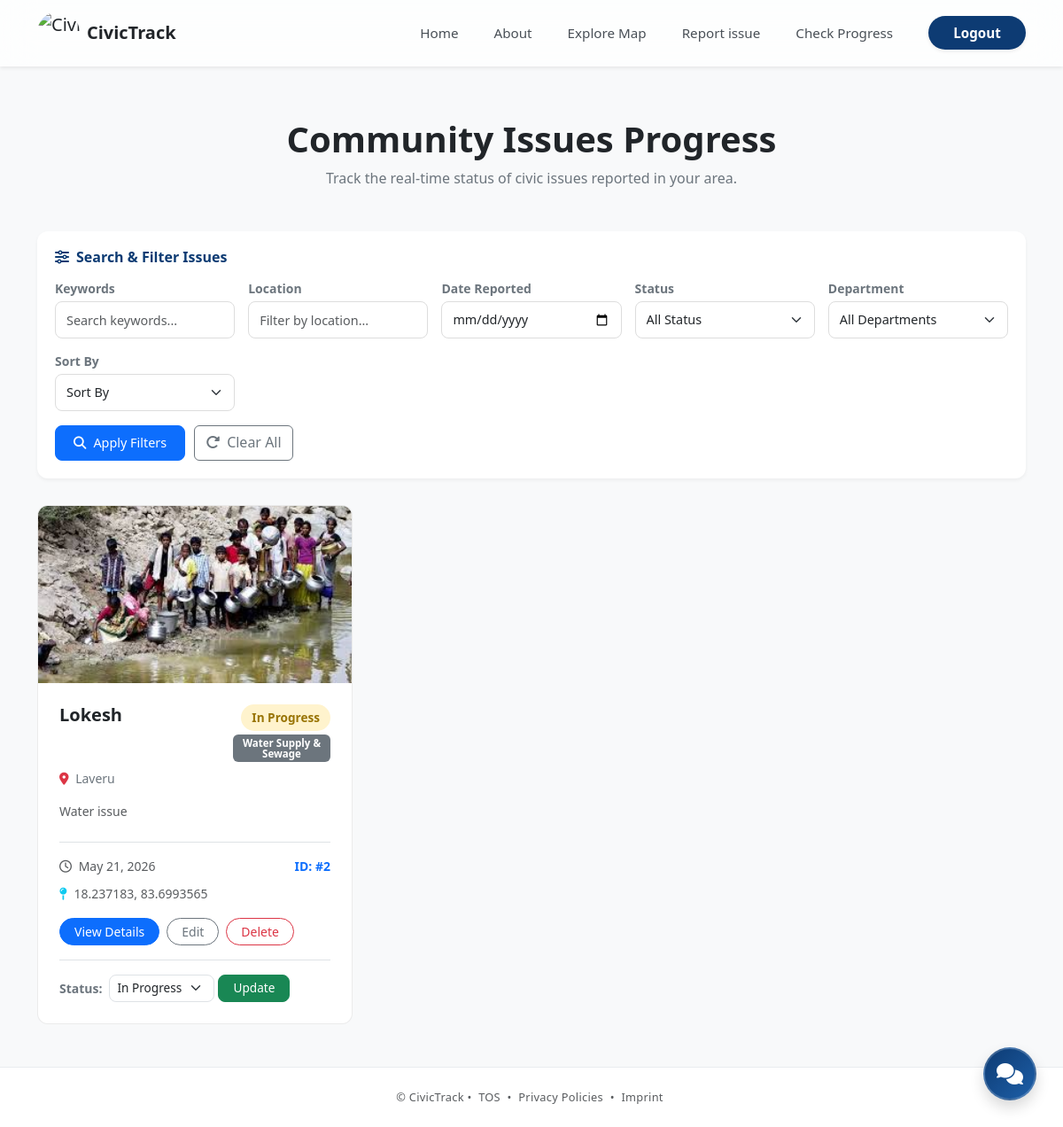
Screenshot of /progress/ (signed in) with the database file from the repository.
### issues/models.py (models this page shows, shortened)
class CivicIssue(models.Model):
    name = models.CharField(max_length=150)
    origin_location = models.CharField(max_length=255)
    issue_details = models.TextField()
    uploaded_image = models.ImageField(upload_to='civic_issues_gallery/', blank=False, null=False)
    created_at = models.DateTimeField(auto_now_add=True)
    status = models.CharField(max_length=20, default='Open')
    user = models.ForeignKey(User, on_delete=models.CASCADE, null=True, blank=True)
    latitude = models.FloatField(null=True, blank=True)
    longitude = models.FloatField(null=True, blank=True)
    votes = models.ManyToManyField(User, related_name='voted_issues', blank=True)
    DEPARTMENT_CHOICES = [
        ('Water', 'Water Supply & Sewage'),
        ('Roads', 'Roads & Traffic'),
        ('Sanitation', 'Sanitation & Waste'),
        ('Electricity', 'Electricity & Lighting'),
        ('Health', 'Public Health & Safety'),
        ('Other', 'Other/General'),
    ]
    assigned_department = models.CharField(
        max_length=50,
        choices=DEPARTMENT_CHOICES,
        default='Other',
        blank=True,
        null=True
    )

### issues/views.py (the view)
# urls.py: path('progress/', views.check_progress_view, name='check_progress'),
def check_progress_view(request):
    search = request.GET.get('search', '').strip()
    status = request.GET.get('status', '').strip()
    location = request.GET.get('location', '').strip()
    date_str = request.GET.get('date', '').strip()
    sort = request.GET.get('sort', '').strip()
    department = request.GET.get('department', '').strip()
    issues = CivicIssue.objects.all()
    if search:
        issues = issues.filter(Q(name__icontains=search) | Q(issue_details__icontains=search))
    if location:
        issues = issues.filter(origin_location__icontains=location)
    if status:
        issues = issues.filter(status=status)
    if department:
        issues = issues.filter(assigned_department=department)
    if date_str:
        try:
            issues = issues.filter(created_at__date=date_str)
        except (ValueError, TypeError):
            pass
    if sort == 'oldest':
        issues = issues.order_by('created_at')
    elif sort == 'title':
        issues = issues.order_by('name')
    else:
        issues = issues.order_by('-created_at')
    total_count = CivicIssue.objects.count()
    filtered_count = issues.count()
    paginator = Paginator(issues, 6)
    page_number = request.GET.get('page')
    page_obj = paginator.get_page(page_number)
    query_params = request.GET.copy()
    if 'page' in query_params:
        del query_params['page']
    query_string = query_params.urlencode()
    return render(request, 'check_progress.html', {
        'issues': page_obj,
        'search': search,
        'status': status,
        'location': location,
        'date': date_str,
        'sort': sort,
        'department': department,
        'department_choices': CivicIssue.DEPARTMENT_CHOICES,
        'total_count': total_count,
        'filtered_count': filtered_count,
        'query_string': query_string,
    })

### templates/check_progress.html (shortened to what this page needs)
<!DOCTYPE html>
<html lang="en">
<head>
    <link href="https://cdn.jsdelivr.net/npm/bootstrap@5.3.8/dist/css/bootstrap.min.css" rel="stylesheet"
>
</head>
<body class="bg-light" style="padding-top: 85px;">
    {% include 'navbar.html' %}
    <div class="container py-5" style="min-height: 70vh;">
        <div class="text-center mb-5">
            <h1 class="fw-bold text-dark">Community Issues Progress</h1>
            <p class="text-secondary">Track the real-time status of civic issues reported in your area.</p>
        </div>
        <div class="filter-section">
            <h6><i class="fa-solid fa-sliders me-2"></i>Search & Filter Issues</h6>
            <form method="GET" id="filterForm">
                <div class="filter-row" style="grid-template-columns: repeat(auto-fit, minmax(180px, 1fr));">
                    <div class="d-flex flex-column">
                        <label class="form-label small fw-semibold text-secondary mb-1">Keywords</label>
                        <input type="text" name="search" placeholder="Search keywords..."
                               value="{{ search }}" class="form-control">
                    </div>
                    <div class="d-flex flex-column">
                        <label class="form-label small fw-semibold text-secondary mb-1">Location</label>
                        <input type="text" name="location" placeholder="Filter by location..."
                               value="{{ location }}" class="form-control">
                    </div>
                    <div class="d-flex flex-column">
                        <label class="form-label small fw-semibold text-secondary mb-1">Date Reported</label>
                        <input type="date" name="date" value="{{ date }}" class="form-control">
                    </div>
                    <div class="d-flex flex-column">
                        <label class="form-label small fw-semibold text-secondary mb-1">Status</label>
                        <select name="status" class="form-select">
                            <option value="">All Status</option>
                        </select>
                    </div>
                    <div class="d-flex flex-column">
                        <label class="form-label small fw-semibold text-secondary mb-1">Department</label>
                        <select name="department" class="form-select">
                            <option value="">All Departments</option>
                        </select>
                    </div>
                    <div class="d-flex flex-column">
                        <label class="form-label small fw-semibold text-secondary mb-1">Sort By</label>
                        <select name="sort" class="form-select">
                            <option value="">Sort By</option>
                        </select>
                    </div>
                </div>
                <div class="filter-buttons mt-3">
                    <button type="submit" class="btn btn-primary">
                        <i class="fa-solid fa-magnifying-glass me-2"></i>Apply Filters
                    </button>
                    <a href="{% url 'check_progress' %}" class="btn btn-outline-secondary">
                        <i class="fa-solid fa-rotate-right me-2"></i>Clear All
                    </a>
                </div>
            </form>
        </div>
        <div class="row row-cols-1 row-cols-md-2 row-cols-lg-3 g-4">
            {% for issue in issues %}
            <div class="col">
                <div class="issue-card h-100 d-flex flex-column">
                    {% if issue.uploaded_image %}
                    <img src="{{ issue.uploaded_image.url }}" class="card-img-top" alt="Issue Image" style="height: 200px; object-fit: cover;">
                    {% else %}
                    <div class="bg-secondary bg-opacity-10 d-flex align-items-center justify-content-center" style="height: 200px;">
                        <i class="fa-solid fa-image text-secondary fs-1 opacity-50"></i>
                    </div>
                    {% endif %}
                    <div class="p-4 d-flex flex-column flex-grow-1">
                        <div class="d-flex justify-content-between align-items-start mb-2">
                            <a href="{% url 'issue_detail' issue.id %}" class="text-decoration-none text-dark hover-primary text-truncate" style="max-width: 65%;">
                                <h5 class="fw-bold mb-0 text-truncate" title="{{ issue.name }}">{{ issue.name }}</h5>
                            </a>
                            <div class="d-flex flex-column align-items-end gap-1">
                                {% if issue.status == 'Resolved' %}
                                <span class="status-badge status-resolved">Resolved</span>
                                {% elif issue.status == 'In Progress' %}
                                <span class="status-badge status-in-progress">In Progress</span>
                                {% else %}
                                <span class="status-badge status-open">Open</span>
                                {% endif %}
                                <span class="badge bg-secondary text-wrap" style="font-size: 0.72rem; max-width: 110px;">{{ issue.get_assigned_department_display }}</span>
                            </div>
                        </div>
                        <p class="text-secondary small fw-medium mb-3">
                            <i class="fa-solid fa-location-dot me-1 text-danger"></i> {{ issue.origin_location }}
                        </p>
                        <p class="text-muted small flex-grow-1 mb-4" style="display: -webkit-box; -webkit-line-clamp: 3; -webkit-box-orient: vertical; overflow: hidden;">
                            {{ issue.issue_details }}
                        </p>
                        <div class="mt-auto d-flex justify-content-between align-items-center border-top pt-3 mb-2">
                            <small class="text-muted"><i class="fa-regular fa-clock me-1"></i> {{ issue.created_at|date:"M d, Y" }}</small>
                            <a href="{% url 'issue_detail' issue.id %}" class="text-primary fw-semibold small text-decoration-none">ID: #{{ issue.id }}</a>
                        </div>
                        {% if issue.latitude and issue.longitude %}
                        <div class="mb-2">
                            <small class="text-muted"><i class="fa-solid fa-map-pin me-1 text-info"></i> {{ issue.latitude }}, {{ issue.longitude }}</small>
                        </div>
                        {% endif %}
                        <div class="mt-2 d-flex gap-2 align-items-center flex-wrap">
                            <a href="{% url 'issue_detail' issue.id %}" class="btn btn-sm btn-primary rounded-pill px-3">View Details</a>
                            {% if user.is_authenticated %}
                                {% if issue.user == user or user.is_staff or user.is_superuser %}
                                <a href="{% url 'update' issue.id %}" class="btn btn-sm btn-outline-secondary rounded-pill px-3">Edit</a>
                                    {% if user.is_staff or user.is_superuser %}
                                    <a href="{% url 'delete_issue' issue.id %}" class="btn btn-sm btn-outline-danger rounded-pill px-3" onclick="return confirm('Delete this issue?')">Delete</a>
                                    {% endif %}
                                {% endif %}
                            {% endif %}
                        </div>
                        {% if user.is_authenticated and user.is_staff or user.is_superuser %}
                        <div class="mt-3 border-top pt-3">
                            <form method="POST" action="{% url 'change_status' issue.id %}" class="d-flex gap-1 align-items-center flex-wrap">
                                <label class="small text-secondary fw-semibold mb-0 me-1">Status:</label>
                                <select name="status" class="form-select form-select-sm rounded-3" style="width: auto; font-size: 0.85rem;">
                                    <option value="In Progress" {% if issue.status == 'In Progress' %}selected{% endif %}>In Progress</option>
                                </select>
                                <button type="submit" class="btn btn-sm btn-success px-3 rounded-3" style="font-size: 0.85rem;">Update</button>
                            </form>
                        </div>
                        {% endif %}
                    </div>
                </div>
            </div>
            {% endfor %}
        </div>
    </div>
    <footer class="w-100 text-center py-4 border-top border-light-subtle bg-white mt-auto">
        <p class="text-muted small mb-0 fw-medium" style="font-size: 0.8rem; letter-spacing: 0.3px;">
            &copy; CivicTrack &bull; <a href="{% url 'terms_of_service' %}" class="text-muted text-decoration-none mx-1 link-primary">TOS</a>
            &bull; <a href="{% url 'privacy_policy' %}" class="text-muted text-decoration-none mx-1 link-primary">Privacy Policies</a> &bull; <a
                href="{% url 'imprint' %}" class="text-muted text-decoration-none mx-1 link-primary">Imprint</a>
        </p>
    </footer>
</body>
</html>

### templates/check_progress.html (style rules this page uses)
.issue-card { transition: transform 0.2s ease-in-out, box-shadow 0.2s ease-in-out; border-radius: 12px; overflow: hidden; border: 1px solid rgba(0,0,0,0.08); background-color: white; }
.status-badge { font-weight: 600; padding: 5px 12px; border-radius: 20px; font-size: 0.85rem; }
.filter-section { background: white; padding: 20px; border-radius: 12px; box-shadow: 0 2px 4px rgba(0,0,0,0.05); margin-bottom: 30px; }
.filter-section h6 { color: #0d3b73; font-weight: 600; margin-bottom: 15px; }
.filter-row { display: grid; grid-template-columns: repeat(auto-fit, minmax(200px, 1fr)); gap: 15px; margin-bottom: 15px; }
.filter-row input, .filter-row select { height: 42px; border-radius: 8px; border: 1px solid #ddd; padding: 8px 12px; font-size: 0.9rem; }
.filter-buttons { display: flex; gap: 10px; flex-wrap: wrap; }
.filter-buttons button { padding: 8px 20px; border-radius: 8px; font-size: 0.9rem; }
.status-in-progress { background-color: #fff3cd; color: #997404; }

### templates/navbar.html (style rules this page uses)
html { scroll-behavior: smooth; scroll-padding-top: 85px; }
* { font-family: 'Segoe UI', Tahoma, Geneva, Verdana, sans-serif; }

### rows the page displays
CivicIssue: uploaded_image (picture), name "Lokesh", shows "In Progress", assigned_department "Water Supply & Sewage", origin_location "Laveru", issue_details "Water issue", created_at "May 21, 2026", id "2", latitude "18.237183", longitude "83.6993565", shows "Edit", shows "Delete", status "In Progress"
